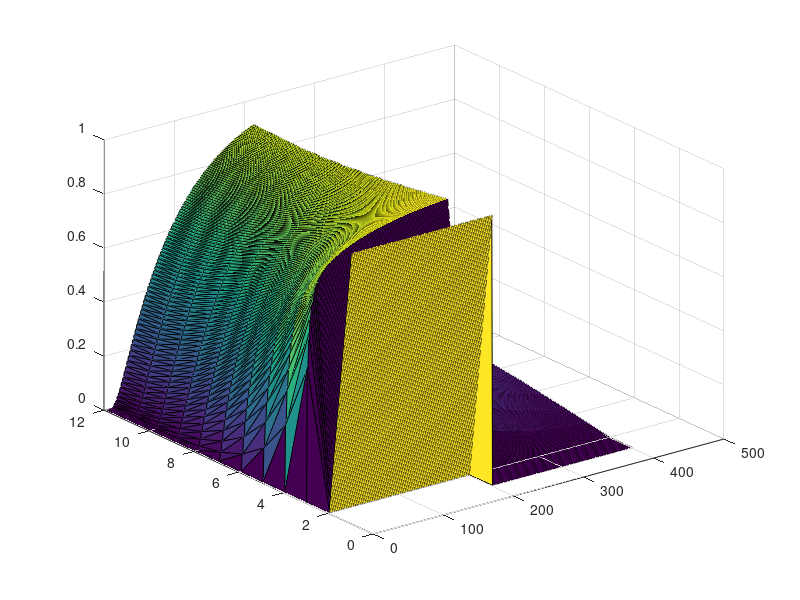

MATLAB code for this plot: (Note: this script raises an error after producing the figure.)
clear all;
close all;

N_x = 10;

h_x = 1/N_x;

tau = 0;

U =    ones(N_x, 1);
D = -2*ones(N_x, 1);
L =    ones(N_x, 1);
L(end) = 2;

A = zeros(N_x+1,N_x+1);
A(1,1) = 1;
A(2,2) = -2;
A(2,3) = 1;
A(3,2) = 1;
for i = 2:N_x-1
    A(i+1,i+1) = -2;
    A(i+1,i+2) = 1;
    A(i+2,i+1) = 1;
end
A(end,end-1) = 2;
A(end,end) = -2;

A = 1/h_x^2*A;

alpha = @(t) t <= 1;
b = @(t) [0; alpha(t); zeros(N_x-1, 1)];

u_0 = [zeros(N_x+1,1)];

%% Stable plot:
h_t = 0.5*h_x^2;
N_t = round(2/h_t);
U = zeros(N_x+1,N_t+1);
U(:,1) = u_0;

t = linspace(0, 2, N_t+1);
x = linspace(0, 1, N_x+1);
C = h_t/h_x^2;
ux_0 = arrayfun(alpha, t);
for k = 1:N_t
    U(:,k+1) = U(:,k) + h_t * A * U(:,k) + h_t / h_x^2 * b(t(k));
end

U = [ux_0; U];
surf(U)
disp('Stable:')
disp(['h_x = ' num2str(h_x)])
disp(['h_t = ' num2str(h_t)])
disp(['C = ' num2str(h_t/h_x^2)])

print3_data('part3_stable_plot.csv', x, t, U)

%% 2D plot for some time steps

figure()
leg={};
time_steps = [0.5 1 1.5 2];
Y = zeros(length(U(:,1)),length(time_steps));
for i = 1:length(time_steps)
    Y(:,i) = U(:,find(t == time_steps(i)));
    plot(x, Y(:,i))
    leg = {leg{:} ['\tau = ' num2str(time_steps(i))]};
    hold on
end
legend(leg);

print_data('part3_2D.csv', x, Y);

%% Unstable plot:
h_t = 1*h_x^2;
N_t = round(2/h_t);
U = zeros(N_x,N_t+1);
U(:,1) = u_0;

for k = 1:N_t
    ux_0(k) = alpha(k*h_t);
    U(:,k+1) = U(:,k) + h_t * A * U(:,k) + h_t / h_x^2 * b(k*h_t);
end
figure()
surf(U)
disp('Unstable:')
disp(['h_x = ' num2str(h_x)])
disp(['h_t = ' num2str(h_t)])
disp(['C = ' num2str(h_t/h_x^2)])

t = linspace(0, 2, N_t+1);
x = linspace(0, 1, N_x);
print3_data('part3_unstable_plot.csv', x, t, U)


%% Comparing matlab solvers

du = @(t, u) [A*u + 1/h_x^2 * b(t)];

[T,Y] = ode23(du, [0 2], u_0);
ux_0 = arrayfun(alpha, T);

Y = [ux_0 Y];
figure()

surf(Y)
